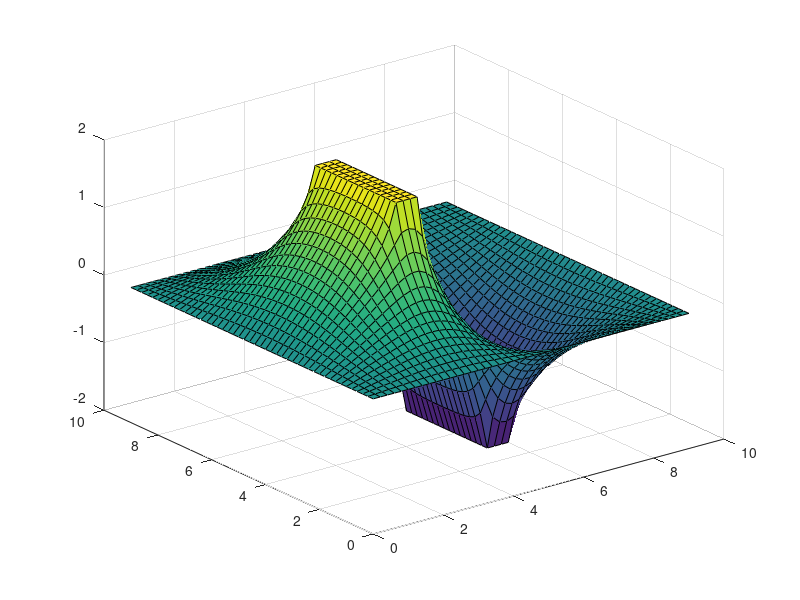

MATLAB code for this plot:
clear all
clc
for i=1:46
	x(i)=(i-1)*0.2;
end
for j=1:46
	y(j)=(j-1)*0.2;
end
k=0;
v=zeros(46);
v1=ones(46);
while max(max(abs(v1-v)))>10^(-5);
	v1=v;
	for i=2:45;
		for j=2:45;
			v(i,j)=0.25*(v(i,j+1) + v(i,j-1) + v(i+1,j) + v(i-1,j));
		end
	end
	for i=15:18;
		for j=15:30;
			v(i,j)=2;
		end
	end
	for i=28:31;
		for j=15:30;
			v(i,j)=-2;
		end
	end
end
surf(x,y,v')
